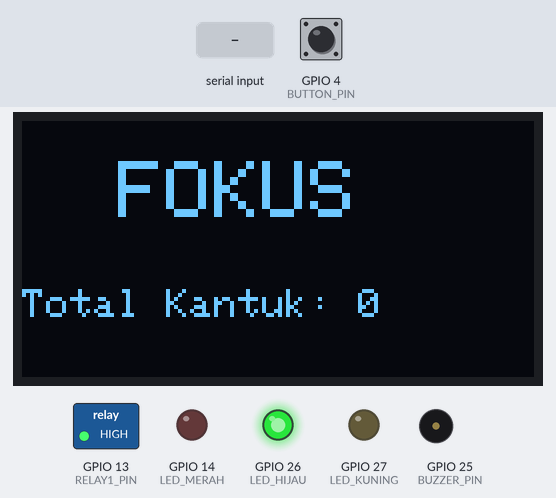
This sketch was run on a simulated ESP32. Parts: 128×64 one-colour display, switched loads named in the sketch (green lamp = pin HIGH), output pins drawn as LEDs (lit = HIGH), buzzer (waves = sounding, pin HIGH). Inputs (shaded band) come from the test bench; at power-on: GPIO 4 (BUTTON_PIN) HIGH. WiFi joins after 1.5 s; servers stay silent unless stated; random numbers use the default seed unless the sketch sets one; no MQTT or app messages arrive unless stated; what the sketch prints to the serial monitor is not drawn.

Above: at 1.2 s.
1.3 s: "1" received over Serial
At 1.7 s:
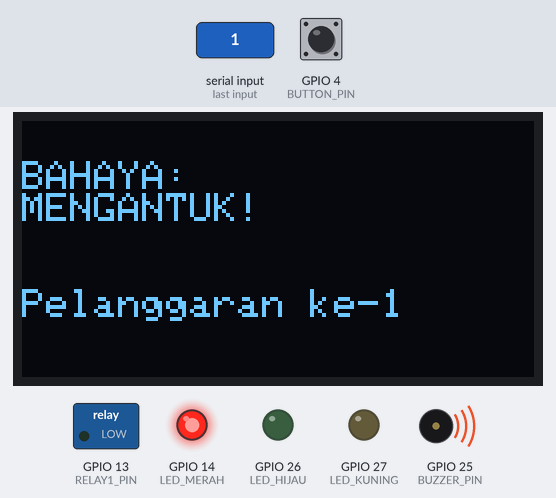
2.8 s: GPIO 4 (BUTTON_PIN) pulled LOW for 0.15 s
At 3.4 s:
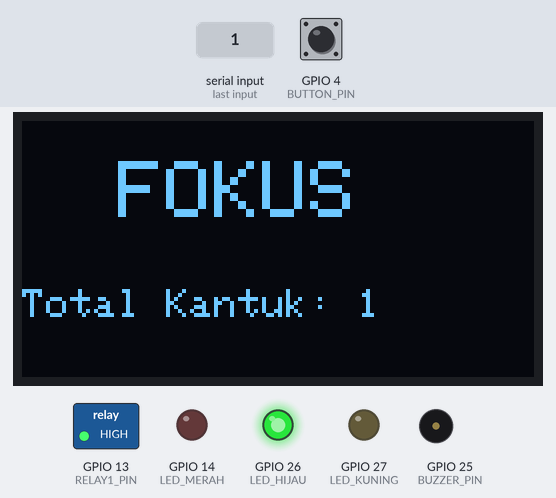
4.4 s: "W" received over Serial
At 5.4 s:
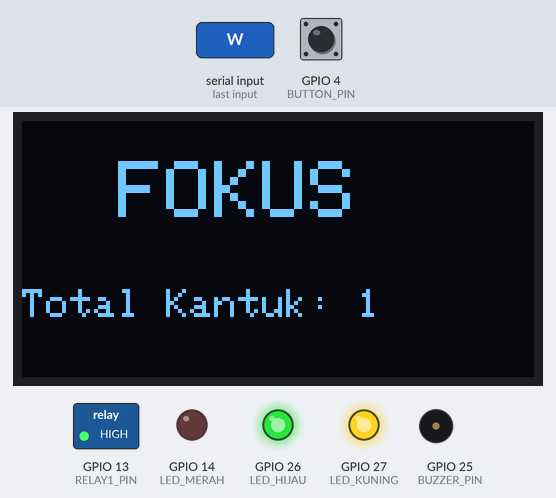
5.9 s: "0" received over Serial
At 6.6 s:
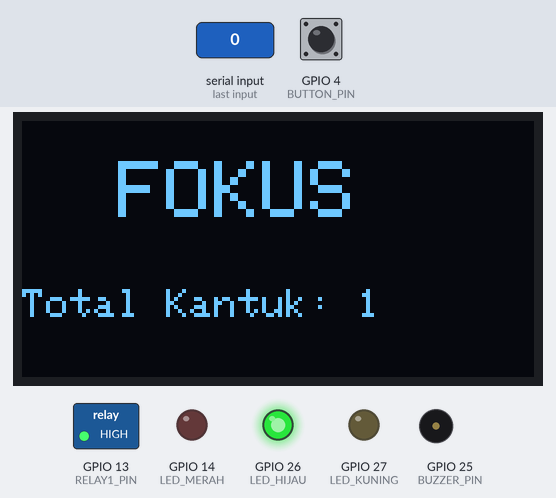
7.4 s: "1" received over Serial
At 8.6 s:
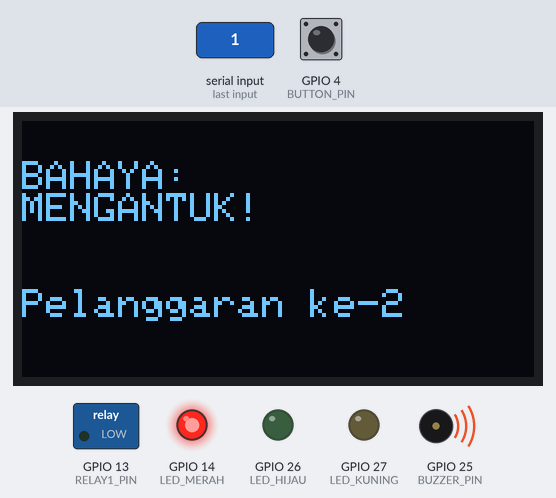
8.9 s: GPIO 4 (BUTTON_PIN) pulled LOW for 1 s
At 9.2 s:
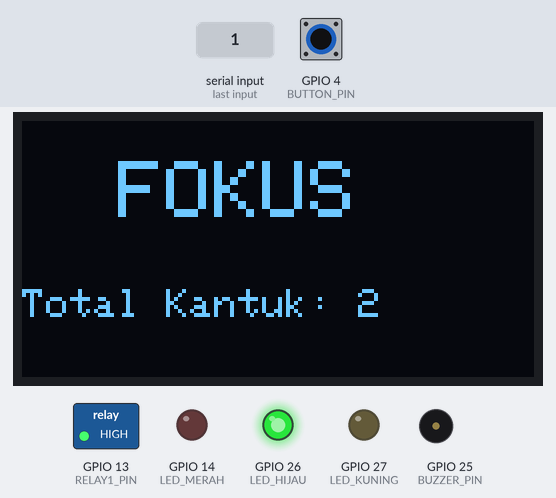
Timing chart, 0 to 11.9 s (numbered marks = the images above; inputs shaded):
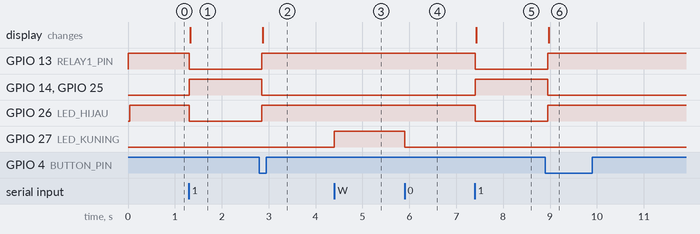

Measured:
- after the input at 1.3 s, GPIO 13 (RELAY1_PIN), GPIO 26 (LED_HIJAU): HIGH → LOW at once; GPIO 14 (LED_MERAH), GPIO 25 (BUZZER_PIN): LOW → HIGH at once; the display: changes at once (image 1)
- after the input at 2.8 s, GPIO 13 (RELAY1_PIN), GPIO 26 (LED_HIJAU): LOW → HIGH after 0.05 s; GPIO 14 (LED_MERAH), GPIO 25 (BUZZER_PIN): HIGH → LOW after 0.05 s; the display: changes after 0.08 s (image 2)
- after the input at 4.4 s, GPIO 27 (LED_KUNING): LOW → HIGH at once
- after the input at 5.9 s, GPIO 27 (LED_KUNING): HIGH → LOW at once
- after the input at 7.4 s, GPIO 13 (RELAY1_PIN), GPIO 26 (LED_HIJAU): HIGH → LOW at once; GPIO 14 (LED_MERAH), GPIO 25 (BUZZER_PIN): LOW → HIGH at once; the display: changes at once (image 5)
- after the input at 8.9 s, GPIO 13 (RELAY1_PIN), GPIO 26 (LED_HIJAU): LOW → HIGH after 0.05 s; GPIO 14 (LED_MERAH), GPIO 25 (BUZZER_PIN): HIGH → LOW after 0.05 s; the display: changes after 0.08 s (image 6)

The sketch:

PendeteksiKantukProjekAkhir.ino
```cpp
#include <Wire.h>
#include <Adafruit_GFX.h>
#include <Adafruit_SSD1306.h>
#include <WiFi.h>
#include <PubSubClient.h>

// --- PEMETAAN PIN SESUAI RANGKAIAN ---
#define SDA_PIN    21
#define SCL_PIN    22
#define BUZZER_PIN 25
#define LED_HIJAU  26
#define LED_KUNING 27
#define LED_MERAH  14
#define RELAY1_PIN 13  // IN1 - Simulasi Lampu Hazard (aman dari strapping pin 12)
#define BUTTON_PIN 4   // Tombol Reset Fisik (INPUT_PULLUP)

// --- LOGIKA RELAY (ACTIVE-LOW) ---
#define RELAY_ON   LOW
#define RELAY_OFF  HIGH

// --- KONFIGURASI OLED 0.96" ---
#define SCREEN_WIDTH  128
#define SCREEN_HEIGHT 64
Adafruit_SSD1306 display(SCREEN_WIDTH, SCREEN_HEIGHT, &Wire, -1);

// --- KONFIGURASI WIFI & THINGSBOARD CLOUD ---
const char* ssid        = "iot";
const char* password    = "akuganteng";
const char* mqtt_server = "thingsboard.cloud";
const char* mqtt_topic  = "v1/devices/me/telemetry";
const char* tb_token    = "GpBzDTPVZyoCU7rd7c0l";

WiFiClient espClient;
PubSubClient client(espClient);

// --- VARIABEL STATE MACHINE ---
bool isAlarmActive = false;
int totalPelanggaran = 0;
unsigned long lastReconnectAttempt = 0;

void tampilkanOLED(const char* baris1, const char* baris2, int ukuranTeks) {
  display.clearDisplay();
  display.setTextColor(WHITE);
  display.setTextSize(ukuranTeks);
  display.setCursor(0, 10);
  display.println(baris1);

  if (strlen(baris2) > 0) {
    display.setTextSize(1);
    display.setCursor(0, 42);
    display.print(baris2);
  }
  display.display();
}

void setNormalState() {
  isAlarmActive = false;
  digitalWrite(BUZZER_PIN, LOW);
  digitalWrite(LED_MERAH, LOW);
  digitalWrite(LED_KUNING, LOW);
  digitalWrite(RELAY1_PIN, RELAY_OFF);
  digitalWrite(LED_HIJAU, HIGH);

  String info = "Total Kantuk: " + String(totalPelanggaran);
  tampilkanOLED("  FOKUS", info.c_str(), 2);

  // Kirim status FOKUS ke ThingsBoard saat direset
  if (client.connected()) {
    String payload = "{\"status\":\"FOKUS\",\"total_kantuk\":" + String(totalPelanggaran) + ",\"uptime_ms\":" + String(millis()) + "}";
    client.publish(mqtt_topic, payload.c_str());
    Serial.println("Status FOKUS terkirim ke ThingsBoard MQTT.");
  }
}

void setAlarmState() {
  if (isAlarmActive) return;
  isAlarmActive = true;
  totalPelanggaran++;

  // Eksekusi Aktuator Lokal (Jalur Kritis)
  digitalWrite(LED_HIJAU, LOW);
  digitalWrite(LED_KUNING, LOW);
  digitalWrite(LED_MERAH, HIGH);
  digitalWrite(BUZZER_PIN, HIGH);
  digitalWrite(RELAY1_PIN, RELAY_ON);

  String info = "Pelanggaran ke-" + String(totalPelanggaran);
  tampilkanOLED("BAHAYA:\nMENGANTUK!", info.c_str(), 1);

  // Kirim Log ke Cloud (Jalur Non-Kritis)
  if (client.connected()) {
    String payload = "{\"status\":\"MENGANTUK\",\"total_kantuk\":" + String(totalPelanggaran) + ",\"uptime_ms\":" + String(millis()) + "}";
    client.publish(mqtt_topic, payload.c_str());
    Serial.println("Log terkirim ke ThingsBoard MQTT.");
  } else {
    Serial.println("MQTT offline - Alarm lokal tetap berjalan.");
  }
}

void reconnectMQTTNonBlocking() {
  if (WiFi.status() != WL_CONNECTED) {
    Serial.print("Menunggu WiFi... Status: ");
    Serial.println(WiFi.status());
    return;
  }

  unsigned long now = millis();
  if (now - lastReconnectAttempt > 5000) {
    lastReconnectAttempt = now;
    String clientId = "ESP32_Kel8_" + String(random(0xffff), HEX);
    if (client.connect(clientId.c_str(), tb_token, NULL)) {
      Serial.println("ThingsBoard MQTT Terhubung!");
      lastReconnectAttempt = 0;
    } else {
      Serial.print("Gagal MQTT, state=");
      Serial.println(client.state());
    }
  }
}

void setup() {
  Serial.begin(115200);

  pinMode(BUZZER_PIN, OUTPUT);
  pinMode(LED_HIJAU, OUTPUT);
  pinMode(LED_KUNING, OUTPUT);
  pinMode(LED_MERAH, OUTPUT);
  pinMode(RELAY1_PIN, OUTPUT);
  pinMode(BUTTON_PIN, INPUT_PULLUP);

  // Matikan buzzer & relay saat mulai
  digitalWrite(BUZZER_PIN, LOW);
  digitalWrite(RELAY1_PIN, RELAY_OFF);

  Wire.begin(SDA_PIN, SCL_PIN);
  if (!display.begin(SSD1306_SWITCHCAPVCC, 0x3C)) {
    Serial.println(F("Gagal inisialisasi OLED! Cek kabel SDA/SCL."));
    for (;;);
  }

  WiFi.begin(ssid, password);
  client.setServer(mqtt_server, 1883);

  setNormalState();
  Serial.println("Sistem Edge ESP32 Siap.");
}

void loop() {
  // 1. Baca Sinyal Serial dari Laptop (Python)
  if (Serial.available() > 0) {
    char dataMasuk = Serial.read();

    if (dataMasuk == '1') {
      setAlarmState();
    } else if (dataMasuk == 'W' && !isAlarmActive) {
      digitalWrite(LED_KUNING, HIGH);
    } else if (dataMasuk == '0' && !isAlarmActive) {
      digitalWrite(LED_KUNING, LOW);
    }
  }

  // 2. Cek Tombol Reset Fisik
  if (digitalRead(BUTTON_PIN) == LOW && isAlarmActive) {
    delay(50);
    if (digitalRead(BUTTON_PIN) == LOW) {
      setNormalState();
      Serial.println("Alarm direset oleh pengemudi.");
      while (digitalRead(BUTTON_PIN) == LOW) {
        delay(10);
      }
    }
  }

  // 3. Jaga Koneksi MQTT secara Non-Blocking
  if (!client.connected()) {
    reconnectMQTTNonBlocking();
  } else {
    client.loop();
  }
}
```
